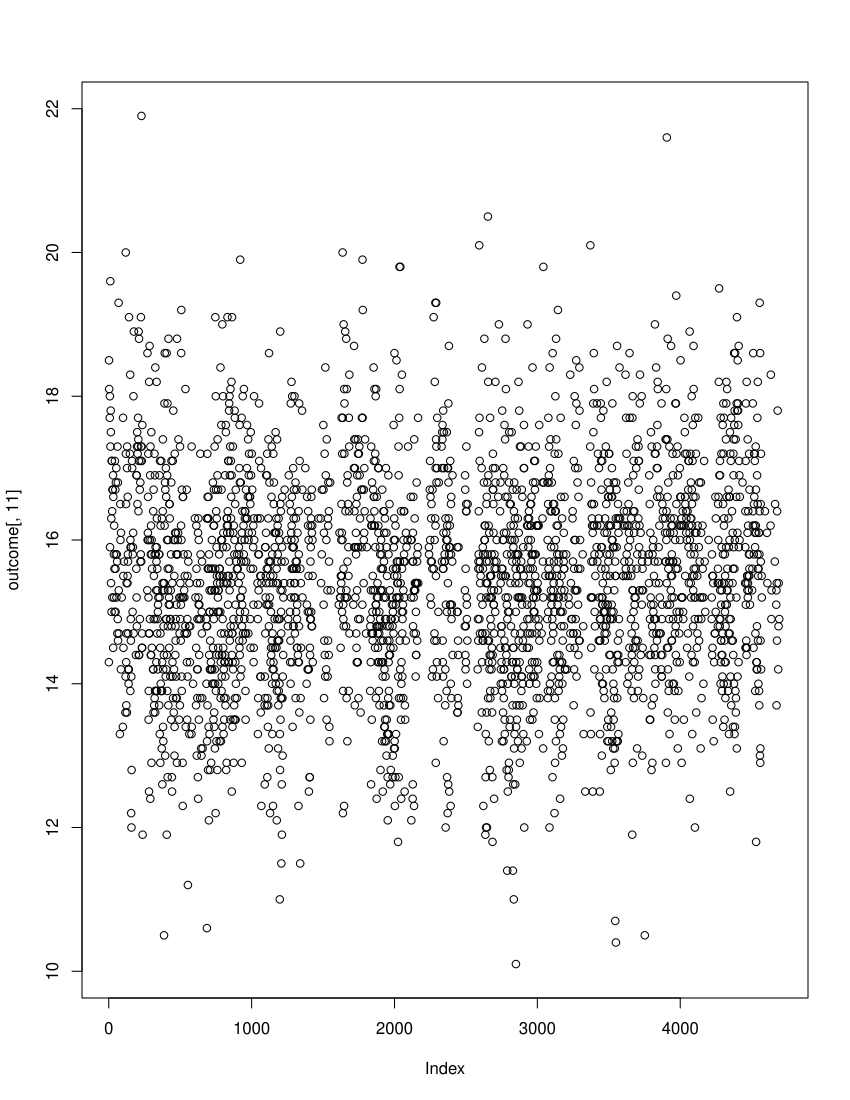

Source code (R):
outcome <- read.csv("outcome-of-care-measures.csv", colClasses = "character")
head(outcome)

ncol(outcome)
[1] 46
> nrow(outcome)
[1] 4706


outcome[, 11] <- as.numeric(outcome[, 11])
hist(outcome[, 11])

plot(outcome[,11])

names(outcome)
